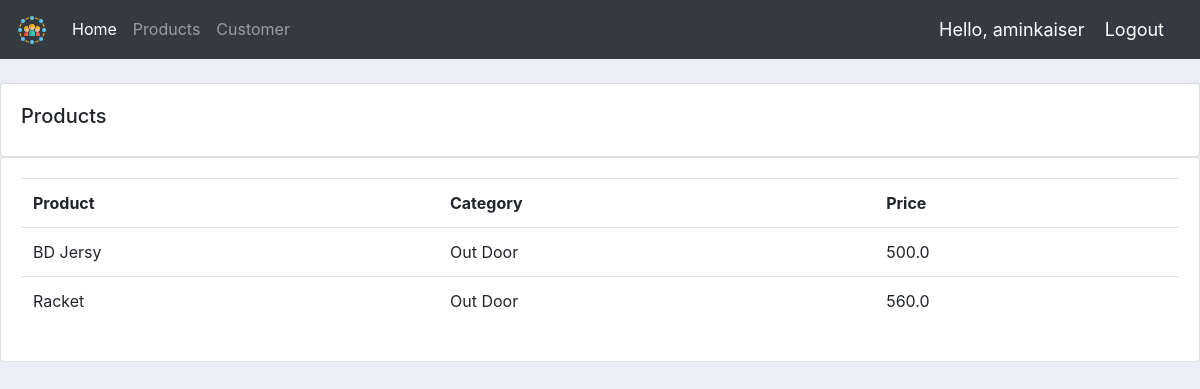
Screenshot of /products/ (signed in) with the database file from the repository.
### accounts/models.py (models this page shows, shortened)
class Product(models.Model):
	CATEGORY = (
			('Indoor', 'Indoor'),
			('Out Door', 'Out Door'),
			)
	name = models.CharField(max_length=200, null=True)
	price = models.FloatField(null=True)
	category = models.CharField(max_length=200, null=True, choices=CATEGORY)
	description = models.CharField(max_length=200, null=True)
	date_created = models.DateTimeField(auto_now_add=True, null=True)
	tags = models.ManyToManyField(Tag)

### accounts/views.py (the view)
# urls.py: path('products/', views.ProductView.as_view(), name='products'),
@method_decorator(allowed_users(allowed_roles=['admin']), name='dispatch')
class ProductView(LoginRequiredMixin,TemplateView):
	template_name = 'accounts/products.html'
	def get_context_data(self, **kwargs):
		context = super().get_context_data(**kwargs)
		products = Product.objects.all()
		context = {'products':products}
		return context

### accounts/templates/accounts/products.html
{% extends "accounts/base.html" %}
{% block bodyblock %}
<br>
  <div class="row">
    <div class="col-md">
      <div class="card card-body">
        <h5>Products</h5>
      </div>
      <div class="card card-body">
        <table class="table">
          <tr>
            <th>Product</th>
            <th>Category</th>
            <th>Price</th>
          </tr>
          {% for item in products %}
            <tr>
              <td>{{item.name}}</td>
              <td>{{item.category}}</td>
              <td>{{item.price}}</td>
            </tr>
          {% endfor %}
        </table>
      </div>
    </div>
  </div>
{% endblock %}

### accounts/templates/accounts/navbar.html (shortened to what this page needs)
{% load static %}
<nav class="navbar navbar-expand-lg navbar-dark bg-dark">
  <a class="navbar-brand" href="{% url 'accounts:index' %}">
    <img src="{% static 'accounts/images/logo.png' %}">
  </a>
  <div class="collapse navbar-collapse" id="navbarNavAltMarkup">
    <div class="navbar-nav">
      {% if request.user.is_staff %}
      <a class="nav-item nav-link active" href="{% url 'accounts:index' %}">Home</a>
      <a class="nav-item nav-link" href="{% url 'accounts:products' %}">Products</a>
      <a class="nav-item nav-link" href="#">Customer</a>
      {% else %}
       <li class="nav-item">
        <a class="nav-link" href="{% url 'accounts:profile_settings' %}">Settings</a>
      </li>
      {% endif %}
    </div>
  </div>
  <span class="hello-msg">Hello, {{request.user}}</span>
  <span ><a  class="hello-msg" href="{% url 'accounts:logout' %}">Logout</a></span>
</nav>

### accounts/static/accounts/css/main.css (style rules this page uses)
body { background-color: #ebeff5; }

### accounts/templates/accounts/navbar.html (style rules this page uses)
.hello-msg { font-size: 18px; color: #fff; margin-right: 20px; }

### rows the page displays
Product: name "BD Jersy", category "Out Door", price "500.0"
Product: name "Racket", category "Out Door", price "560.0"

### other values shown
{{ request.user }} "aminkaiser"
